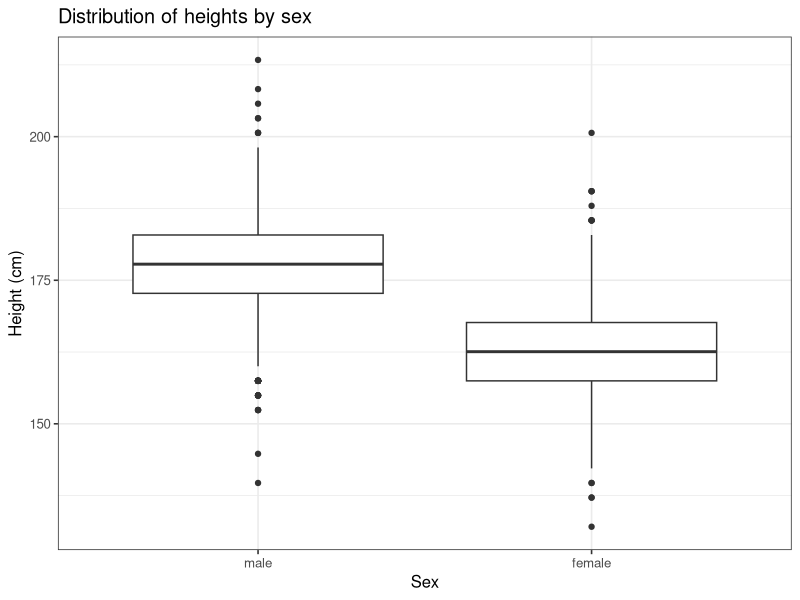
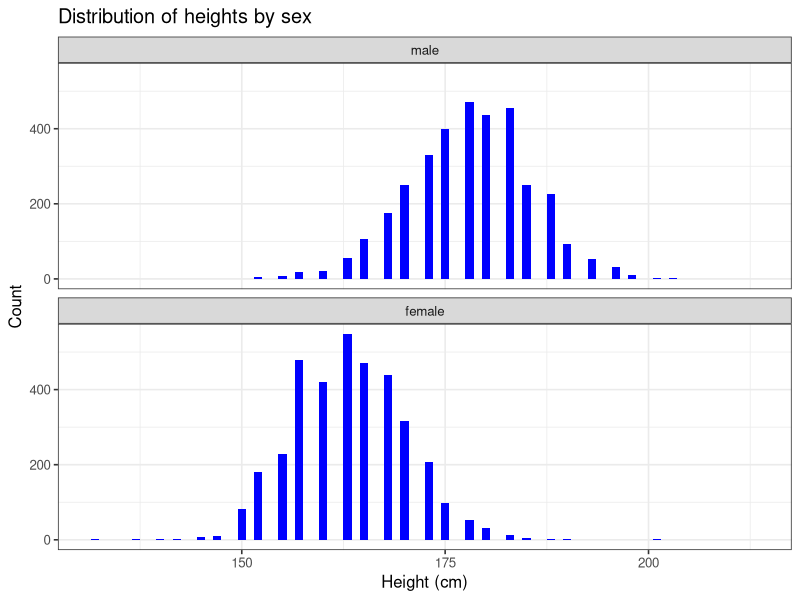
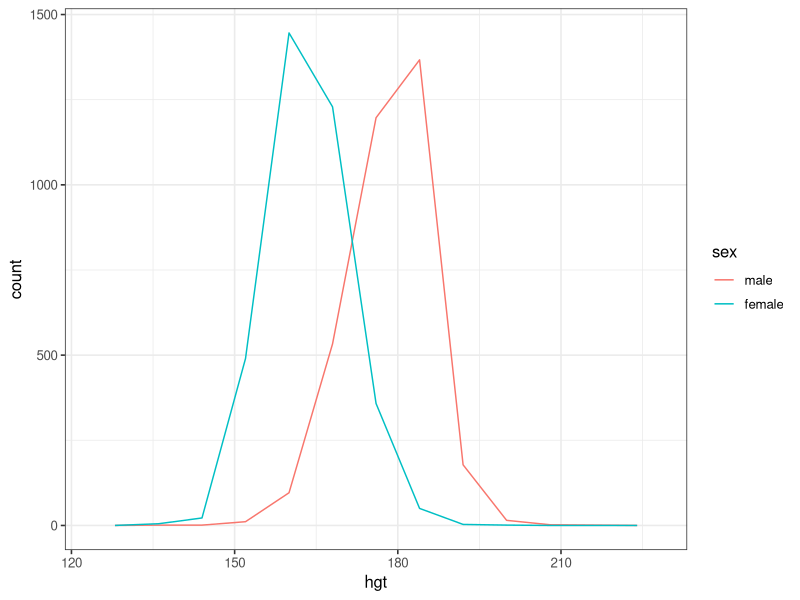
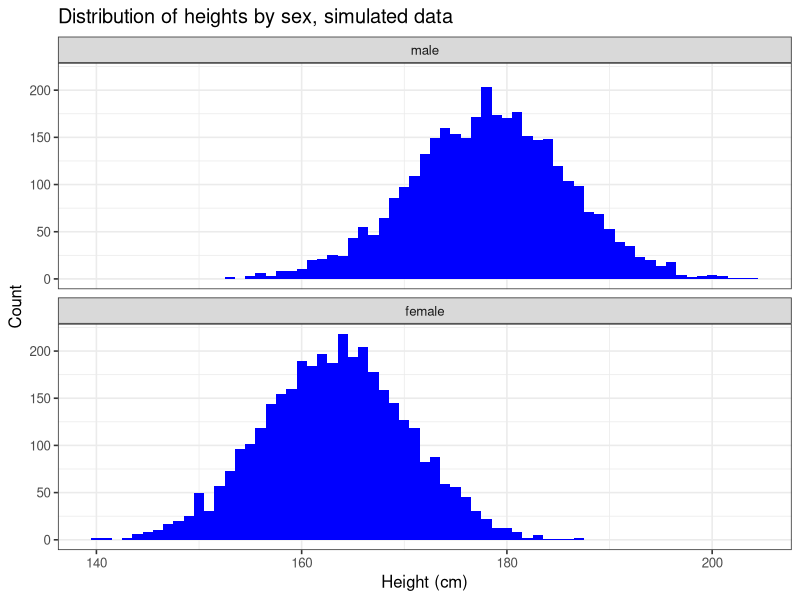
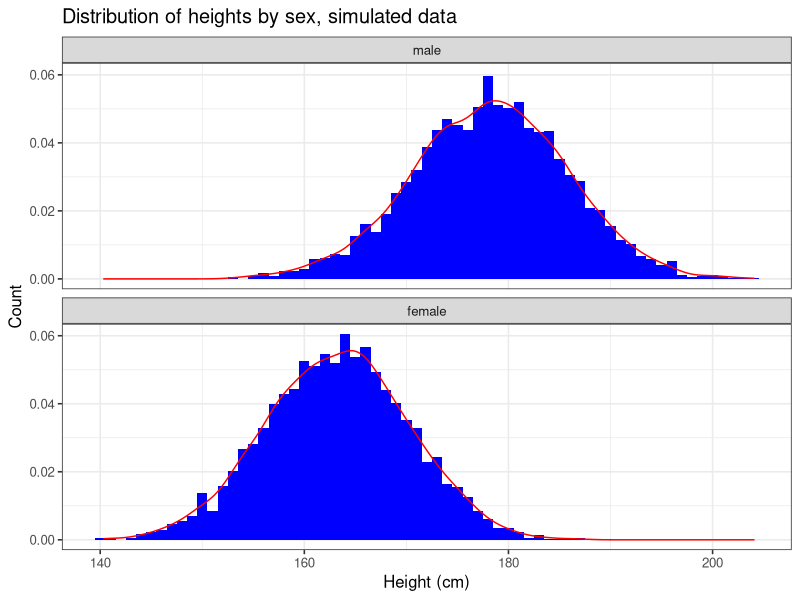
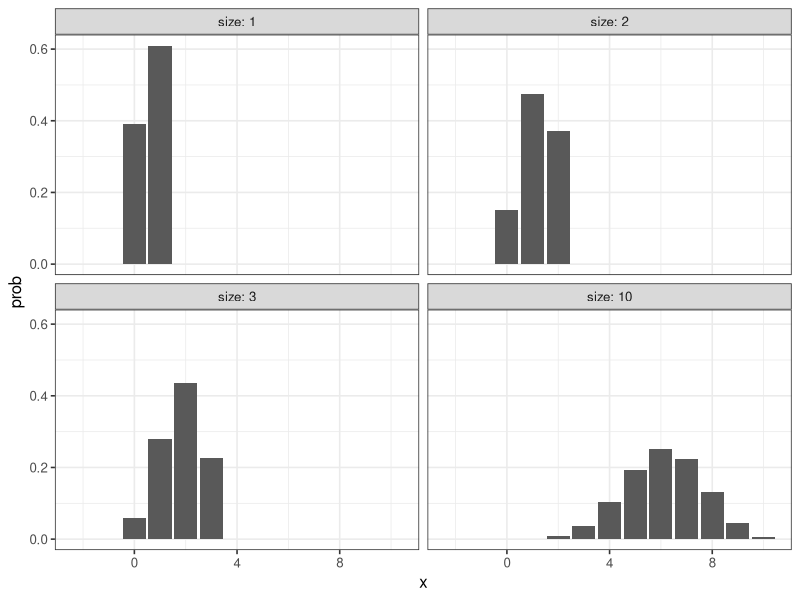
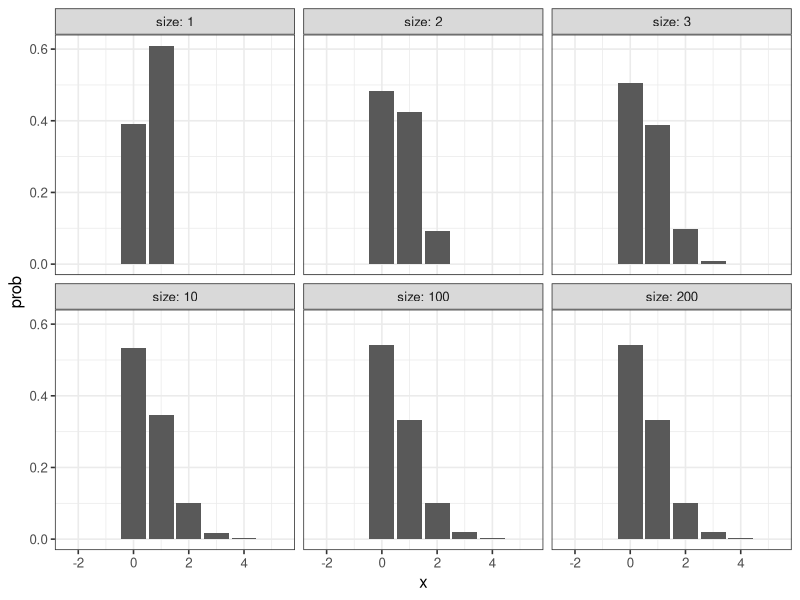
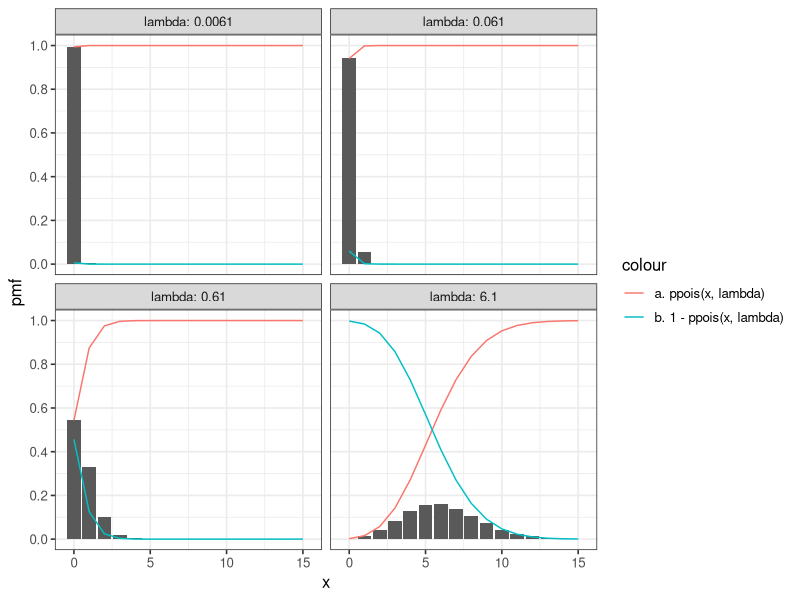

Write R code to recreate these figures, in order.
## ---- chunk 1
knitr::opts_chunk$set(echo = TRUE)

options(dplyr.summarise.inform = FALSE)
library(tidyverse)

# set theme used for plotting
theme_set(theme_bw(base_size = 12))

# Modelr package
library(modelr)

library(ggplot2)

## ---- chunk 2
# test
heights <- heights

heights
## ---- chunk 3
heights$hgt <- heights$height * 2.54

heights$wgt <- heights$weight * 0.45359237

heights
## ---- chunk 4
ggplot(heights, aes(x = sex, y = hgt)) + 
  geom_boxplot() +
  xlab("Sex") +
  ylab("Height (cm)") +
  ggtitle("Distribution of heights by sex")
## ---- chunk 5
ggplot(heights, aes(x = hgt)) +
  geom_histogram(binwidth = 1, fill = "blue") +
  facet_wrap(~ sex, ncol = 1) +
  xlab("Height (cm)") +
  ylab("Count") +
  ggtitle("Distribution of heights by sex")
## ---- chunk 6
#?heights
ggplot(heights, aes(x = hgt, color = sex, fill = sex)) +
  geom_freqpoly(binwidth = 8)
## ---- chunk 7
hgt_summary <- heights %>%
  group_by(sex) %>%
  summarize(
    hgt_mean = mean(hgt),
    hgt_sd = sd(hgt),
    counts = n()
)

hgt_summary
## ---- chunk 8
# Tøl frá https://en.wikipedia.org/wiki/Average_human_height_by_country
# Land brúk: Bretland
hgt_summary

#df['r3',]

male <- hgt_summary[hgt_summary$sex == 'male',] 
female <- hgt_summary[hgt_summary$sex == 'female',] 

hgt_males   <- tibble(
   hgt = rnorm(male$counts, 
           male$hgt_mean, 
           male$hgt_sd),
   sex = male$sex)
hgt_males

hgt_females   <- tibble(
   hgt = rnorm(female$counts, 
           female$hgt_mean, 
           female$hgt_sd),
  sex = female$sex)
hgt_females


hgt_sim <-
  rbind(
    hgt_males,
    hgt_females
  )

arrange(hgt_sim, desc(hgt_sim$hgt))
## ---- chunk 9

## ---- chunk 10
ggplot(hgt_sim, aes(x = hgt)) +
  geom_histogram(binwidth = 1, fill = "blue") +
  facet_wrap(~ sex, ncol = 1) +
  xlab("Height (cm)") +
  ylab("Count") +
  ggtitle("Distribution of heights by sex, simulated data")
## ---- chunk 11
ggplot(hgt_sim, aes(x = hgt, after_stat(density))) +
  geom_histogram(binwidth = 1, fill = "blue") +
  geom_density(colour = "red", aes(y = ..density..)) +
  facet_wrap(~ sex, ncol = 1) +
  xlab("Height (cm)") +
  ylab("Count") +
  ggtitle("Distribution of heights by sex, simulated data")
## ---- chunk 12

## ---- chunk 13

## ---- chunk 14

## ---- chunk 15

## ---- chunk 16

## ---- chunk 17

## ---- chunk 18

## ---- chunk 19

## ---- chunk 20

## ---- chunk 21

## ---- chunk 22
x_values <- -2:10
prob <- 0.61
size <- c(1,2,3,10)

ndata <- NULL
for (i in size) {
  tb_data <- NULL
  tb_data <- tibble(
    x = x_values,
    size = i,
    prob = dbinom(x_values, size, prob)
  )
  ndata <- rbind(ndata, tb_data)
}

ggplot() +
  geom_bar(data=ndata, aes(x, prob), stat = "identity") +
  ylab("prob") +
  facet_wrap(~ size, labeller = label_both)
## ---- chunk 23
x_values <- -2:5
prob_value <- 0.61
size <- c(1,2,3,10,100,200)

ndata <- NULL
for (i in size) {
  tb_data <- NULL
  tb_data <- tibble(
    x = x_values,
    size = i,
    prob = prob_value/size,
    y = dbinom(x_values, size, prob)
  )
  ndata <- rbind(ndata, tb_data)
}

ggplot() +
  geom_bar(data=ndata, aes(x, y), stat = "identity") +
  ylab("prob") +
  facet_wrap(~ size, labeller = label_both)
## ---- chunk 24
x_values <- 0:15
lambda <- c(0.0061, 0.061, 0.61, 6.1)

pdata <- NULL
for (i in lambda) {
  tb_data <- NULL
  tb_data <- tibble(
    x = x_values,
    lambda = i,
    y = dpois(x,lambda),
    ppois = ppois(x,lambda),
    ppois_rtail = 1 - ppois(x,lambda)
    )
  
  pdata <- rbind(pdata, tb_data)
}

ggplot(data=pdata, ) +
  geom_bar(aes(x, y), stat = "identity") +
  # geom_bar(aes(x, y, fill = "dpois(x, lambda)"), stat = "identity") +
  geom_line(aes(x, ppois, colour = "a. ppois(x, lambda)")) +
  geom_line(aes(x, ppois_rtail, colour = "b. 1 - ppois(x, lambda)")) +
  scale_y_continuous(breaks = seq(0, 1, 0.2))+
  scale_x_continuous(breaks=seq(min(x_values), max(x_values), 5)) +
  ylab("pmf") +
  facet_wrap(~ lambda, labeller = label_both)

## ---- chunk 25
x_values <- 0:5

size <- 200
prob <- 0.61/size

lambda <- 0.61

data_bino <- tibble(
  x = x_values,
  y = dbinom(x_values, size, prob),
  # label = "dbinom(x_values, size, prob)"
  label = sprintf("dbinom(%s:%s, %s, %s)", min(x_values),max(x_values), size, prob)
)

data_pois <- tibble(
  x = x_values,
  y = dpois(x,lambda),
  label = sprintf("dpois(%s:%s, %s)", min(x_values),max(x_values), lambda)
)

# data_bino
# data_pois

data_bp <- rbind(data_bino, data_pois)
data_bp

## ---- chunk 26
ggplot(data = data_bp) +
  geom_bar(aes(x,y), stat = "identity") +
  geom_text(aes(x,y, label = round(y, 4)), vjust=-0.5, size = 3.25) +
  facet_wrap(~ label)
## ---- chunk 27
ggplot(data = data_bp) +
  geom_bar(aes(x,y*200), stat = "identity") +
  geom_text(aes(x,y*200, label = round(y*200, 0)), vjust=-0.5, size = 3.25) +
  facet_wrap(~ label)

## ---- chunk 28

n_values <- c(10, 50, 100)

pdata <- NULL
for (n in n_values) {
  tb_data <- NULL
  tb_data <- tibble(
    n = n,
    x = 0:n,
    prob = 2/n,
    y = dbinom(x, n, prob)
    
  )
  pdata <- rbind(pdata, tb_data)
}
ggplot(pdata) +
  geom_bar(aes(x, y), stat = "identity") +
  facet_wrap(~ n,nrow=n, labeller = label_both,scales="free_x") +
  xlab("Amount of failed transmissions") +
  ylab("Chance of transmission failure")
ggplot(pdata) +
  geom_bar(aes(x, y), stat = "identity") +
  facet_wrap(~ n,nrow=n, labeller = label_both,scales="free_y") +
  xlab("Amount of failed transmissions") +
  ylab("Chance of transmission failure")

## ---- chunk 29
data_bino <- rbind(tibble(
  x = 0:10,
  y = c(dbinom(0:10, 10, 0.2)),
  label = rep("1. dbinom(x, 10, 0.2)", 11)
)
,
tibble(
    x = 0:10,
    y = c(dbinom(0:10, 50, 0.04)),
    label = rep("2. dbinom(x, 50, 0.04)", 11)
    )
,
tibble(
    x = 0:10,
    y = c(dbinom(0:10, 100, 0.02)),
    label = rep("3. dbinom(x, 100, 0.02)", 11)
  ))

data_pois <-tibble(
  x = 0:10,
  y = dpois(0:10, 2),
  label = rep("4. dpois(x, 2)", 11)
)


data_bp <- bind_rows(data_bino, data_pois)

data_bp
## ---- chunk 30
library(ggplot2)

ggplot(data_bp, aes(x = x, y = y, fill = label)) +
  geom_bar(stat = "identity") +
  facet_wrap(~label, nrow = 4,scales="fixed") +
  labs(x = "x", y = "Probability", fill = NULL)
## ---- chunk 31
distributions <- data_bp %>% pivot_wider(names_from=label,values_from=y) %>% round(5)

head(distributions,n=10)
## ---- chunk 32
data_bino <- rbind(tibble(
  x = 0:10,
  y = c(dbinom(0:10, 10, 0.2)),
  label = rep("1. dbinom(x, 10, 0.2)", 11)
)
,
tibble(
    x = 0:10,
    y = c(dbinom(0:10, 1000, 0.002)),
    label = rep("2. dbinom(x, 1000, 0.002)", 11)
    )
,
tibble(
    x = 0:10,
    y = c(dbinom(0:10, 10000, 2e-04)),
    label = rep("3. dbinom(x, 10000, 2e-04)", 11)
  ))

data_pois <-tibble(
  x = 0:10,
  y = dpois(0:10, 2),
  label = rep("4. dpois(x, 2)", 11)
)


data_bp <- bind_rows(data_bino, data_pois)

data_bp
ggplot(data_bp, aes(x = x, y = y, fill = label)) +
  geom_bar(stat = "identity") +
  facet_wrap(~label, nrow = 4,scales="fixed") +
  labs(x = "x", y = "Probability", fill = NULL)
## ---- chunk 33
distributions <- data_bp %>% pivot_wider(names_from=label,values_from=y) %>% round(5)
head(distributions,n=10)
## ---- chunk 34
sum(dpois(0:3,lambda=2))
## ---- chunk 35
ppois(3,lambda=2)
